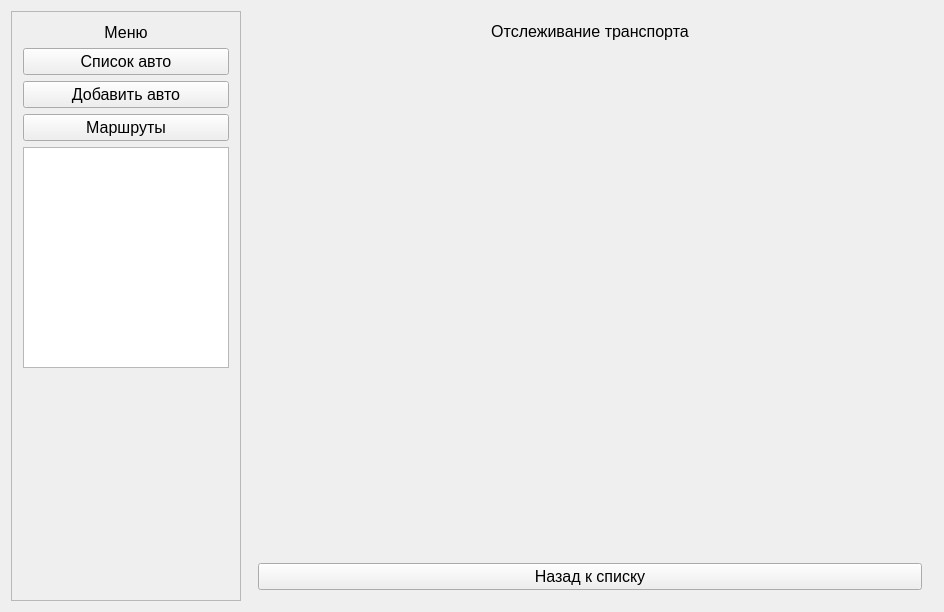
<?xml version="1.0" encoding="UTF-8"?>
<ui version="4.0">
 <class>MainWindow</class>
 <widget class="QMainWindow" name="MainWindow">
  <property name="geometry">
   <rect>
    <x>0</x>
    <y>0</y>
    <width>944</width>
    <height>612</height>
   </rect>
  </property>
  <property name="font">
   <font>
    <pointsize>12</pointsize>
   </font>
  </property>
  <property name="windowTitle">
   <string>TruckTrecker</string>
  </property>
  <widget class="QWidget" name="centralwidget">
   <layout class="QHBoxLayout" name="horizontalLayout">
    <item>
     <widget class="QFrame" name="menuFrame">
      <property name="minimumSize">
       <size>
        <width>230</width>
        <height>0</height>
       </size>
      </property>
      <property name="maximumSize">
       <size>
        <width>230</width>
        <height>16777215</height>
       </size>
      </property>
      <property name="frameShape">
       <enum>QFrame::StyledPanel</enum>
      </property>
      <layout class="QVBoxLayout" name="verticalLayout">
       <item>
        <widget class="QLabel" name="labelMenu">
         <property name="text">
          <string>Меню</string>
         </property>
         <property name="alignment">
          <set>Qt::AlignCenter</set>
         </property>
        </widget>
       </item>
       <item>
        <widget class="QPushButton" name="btnList">
         <property name="text">
          <string>Список авто</string>
         </property>
        </widget>
       </item>
       <item>
        <widget class="QPushButton" name="btnAdd">
         <property name="text">
          <string>Добавить авто</string>
         </property>
        </widget>
       </item>
       <item>
        <widget class="QPushButton" name="btnRoutes">
         <property name="text">
          <string>Маршруты</string>
         </property>
        </widget>
       </item>
       <item>
        <widget class="QTextEdit" name="textEdit_info">
         <property name="maximumSize">
          <size>
           <width>250</width>
           <height>16777215</height>
          </size>
         </property>
        </widget>
       </item>
       <item>
        <spacer name="verticalSpacer">
         <property name="orientation">
          <enum>Qt::Vertical</enum>
         </property>
         <property name="sizeHint" stdset="0">
          <size>
           <width>20</width>
           <height>100</height>
          </size>
         </property>
        </spacer>
       </item>
      </layout>
     </widget>
    </item>
    <item>
     <widget class="QStackedWidget" name="stackedWidget">
      <property name="currentIndex">
       <number>4</number>
      </property>
      <widget class="QWidget" name="pageSearch">
       <layout class="QVBoxLayout" name="layoutSearch">
        <item>
         <widget class="QLabel" name="labelSearch">
          <property name="text">
           <string>Поиск авто</string>
          </property>
         </widget>
        </item>
       </layout>
      </widget>
      <widget class="QWidget" name="pageList">
       <layout class="QVBoxLayout" name="layoutList">
        <item>
         <widget class="QLabel" name="labelList">
          <property name="text">
           <string>Список авто</string>
          </property>
          <property name="alignment">
           <set>Qt::AlignCenter</set>
          </property>
         </widget>
        </item>
        <item>
         <layout class="QHBoxLayout" name="horizontalLayout_2">
          <item>
           <widget class="QLabel" name="label_search">
            <property name="text">
             <string>Поиск по номеру:</string>
            </property>
           </widget>
          </item>
          <item>
           <widget class="QLineEdit" name="lineEdit_search"/>
          </item>
         </layout>
        </item>
        <item>
         <widget class="QTableWidget" name="tableVehicles"/>
        </item>
       </layout>
      </widget>
      <widget class="QWidget" name="pageAdd">
       <property name="maximumSize">
        <size>
         <width>16777215</width>
         <height>16777215</height>
        </size>
       </property>
       <property name="font">
        <font>
         <pointsize>12</pointsize>
         <kerning>true</kerning>
        </font>
       </property>
       <property name="contextMenuPolicy">
        <enum>Qt::DefaultContextMenu</enum>
       </property>
       <property name="layoutDirection">
        <enum>Qt::LeftToRight</enum>
       </property>
       <layout class="QVBoxLayout" name="layoutAdd">
        <property name="sizeConstraint">
         <enum>QLayout::SetDefaultConstraint</enum>
        </property>
        <property name="leftMargin">
         <number>100</number>
        </property>
        <property name="topMargin">
         <number>0</number>
        </property>
        <property name="rightMargin">
         <number>100</number>
        </property>
        <property name="bottomMargin">
         <number>300</number>
        </property>
        <item>
         <widget class="QLabel" name="labelAdd">
          <property name="enabled">
           <bool>true</bool>
          </property>
          <property name="maximumSize">
           <size>
            <width>16777215</width>
            <height>40</height>
           </size>
          </property>
          <property name="font">
           <font>
            <pointsize>16</pointsize>
           </font>
          </property>
          <property name="contextMenuPolicy">
           <enum>Qt::NoContextMenu</enum>
          </property>
          <property name="frameShape">
           <enum>QFrame::Box</enum>
          </property>
          <property name="lineWidth">
           <number>1</number>
          </property>
          <property name="text">
           <string>Добавить авто</string>
          </property>
          <property name="alignment">
           <set>Qt::AlignCenter</set>
          </property>
         </widget>
        </item>
        <item>
         <widget class="QLabel" name="label_plate">
          <property name="maximumSize">
           <size>
            <width>16777215</width>
            <height>30</height>
           </size>
          </property>
          <property name="layoutDirection">
           <enum>Qt::LeftToRight</enum>
          </property>
          <property name="text">
           <string>Государственный Номер</string>
          </property>
          <property name="alignment">
           <set>Qt::AlignCenter</set>
          </property>
         </widget>
        </item>
        <item>
         <widget class="QLineEdit" name="lineEditPlate"/>
        </item>
        <item>
         <widget class="QLabel" name="label">
          <property name="maximumSize">
           <size>
            <width>16777215</width>
            <height>30</height>
           </size>
          </property>
          <property name="text">
           <string>ФИО Водителя</string>
          </property>
          <property name="alignment">
           <set>Qt::AlignCenter</set>
          </property>
         </widget>
        </item>
        <item>
         <widget class="QLineEdit" name="lineEditDriver"/>
        </item>
        <item>
         <widget class="QPushButton" name="btnAddVehicle">
          <property name="text">
           <string>Добавить авто</string>
          </property>
         </widget>
        </item>
       </layout>
      </widget>
      <widget class="QWidget" name="pageRoutes">
       <layout class="QVBoxLayout" name="layoutRoutes">
        <item>
         <widget class="QLabel" name="labelRoutes">
          <property name="text">
           <string>Маршруты авто</string>
          </property>
         </widget>
        </item>
       </layout>
      </widget>
      <widget class="QWidget" name="pageTracking">
       <layout class="QVBoxLayout" name="layoutTracking">
        <item>
         <widget class="QLabel" name="labelTrackingTitle">
          <property name="sizePolicy">
           <sizepolicy hsizetype="Preferred" vsizetype="Fixed">
            <horstretch>0</horstretch>
            <verstretch>0</verstretch>
           </sizepolicy>
          </property>
          <property name="text">
           <string>Отслеживание транспорта</string>
          </property>
          <property name="alignment">
           <set>Qt::AlignCenter</set>
          </property>
         </widget>
        </item>
        <item>
         <widget class="QWidget" name="mapPlaceholder" native="true"/>
        </item>
        <item>
         <widget class="QPushButton" name="btnBackToList">
          <property name="text">
           <string>Назад к списку</string>
          </property>
         </widget>
        </item>
       </layout>
      </widget>
      <widget class="QWidget" name="pageRouteTracking">
       <layout class="QVBoxLayout" name="layoutTracking_route">
        <item>
         <widget class="QLabel" name="labelRouteTrackingTitle">
          <property name="sizePolicy">
           <sizepolicy hsizetype="Preferred" vsizetype="Fixed">
            <horstretch>0</horstretch>
            <verstretch>0</verstretch>
           </sizepolicy>
          </property>
          <property name="text">
           <string>Отображение маршрута</string>
          </property>
          <property name="alignment">
           <set>Qt::AlignCenter</set>
          </property>
         </widget>
        </item>
        <item>
         <widget class="QWidget" name="mapPlaceholder_route" native="true"/>
        </item>
        <item>
         <widget class="QPushButton" name="btnBackToList_2">
          <property name="text">
           <string>Назад к списку</string>
          </property>
         </widget>
        </item>
       </layout>
      </widget>
      <widget class="QWidget" name="pageCreateRoute">
       <widget class="QLabel" name="label_CR_plateNumber">
        <property name="geometry">
         <rect>
          <x>120</x>
          <y>30</y>
          <width>441</width>
          <height>51</height>
         </rect>
        </property>
        <property name="text">
         <string>TextLabel</string>
        </property>
        <property name="alignment">
         <set>Qt::AlignCenter</set>
        </property>
       </widget>
       <widget class="QLineEdit" name="lineEditRouteName">
        <property name="geometry">
         <rect>
          <x>230</x>
          <y>170</y>
          <width>221</width>
          <height>41</height>
         </rect>
        </property>
       </widget>
       <widget class="QDateEdit" name="dateEditRouteDate">
        <property name="geometry">
         <rect>
          <x>230</x>
          <y>260</y>
          <width>221</width>
          <height>41</height>
         </rect>
        </property>
       </widget>
       <widget class="QLabel" name="labelRouteName">
        <property name="geometry">
         <rect>
          <x>230</x>
          <y>120</y>
          <width>221</width>
          <height>41</height>
         </rect>
        </property>
        <property name="text">
         <string>Название маршрута</string>
        </property>
        <property name="alignment">
         <set>Qt::AlignCenter</set>
        </property>
       </widget>
       <widget class="QLabel" name="labelRouteDateStart">
        <property name="geometry">
         <rect>
          <x>230</x>
          <y>210</y>
          <width>221</width>
          <height>41</height>
         </rect>
        </property>
        <property name="text">
         <string>Дата начала маршрута</string>
        </property>
        <property name="alignment">
         <set>Qt::AlignCenter</set>
        </property>
       </widget>
       <widget class="QPushButton" name="btnSaveRoute">
        <property name="geometry">
         <rect>
          <x>230</x>
          <y>330</y>
          <width>221</width>
          <height>51</height>
         </rect>
        </property>
        <property name="text">
         <string>Создать маршрут</string>
        </property>
       </widget>
       <widget class="QLabel" name="label_hideNumber">
        <property name="enabled">
         <bool>true</bool>
        </property>
        <property name="geometry">
         <rect>
          <x>270</x>
          <y>440</y>
          <width>131</width>
          <height>31</height>
         </rect>
        </property>
        <property name="text">
         <string/>
        </property>
       </widget>
      </widget>
      <widget class="QWidget" name="pageRoutesList">
       <layout class="QVBoxLayout" name="layoutRoutesList">
        <item>
         <widget class="QLabel" name="labelRoutesList">
          <property name="text">
           <string>Список маршрутов</string>
          </property>
          <property name="alignment">
           <set>Qt::AlignCenter</set>
          </property>
         </widget>
        </item>
        <item>
         <layout class="QHBoxLayout" name="horizontalLayout_3">
          <item>
           <widget class="QLabel" name="label_searchRoute">
            <property name="text">
             <string>Поиск по гос номеру:</string>
            </property>
           </widget>
          </item>
          <item>
           <widget class="QLineEdit" name="lineEdit_searchRoute"/>
          </item>
         </layout>
        </item>
        <item>
         <widget class="QTableWidget" name="tableRoutes"/>
        </item>
       </layout>
      </widget>
     </widget>
    </item>
   </layout>
  </widget>
 </widget>
 <layoutdefault spacing="6" margin="11"/>
 <resources/>
 <connections/>
</ui>
